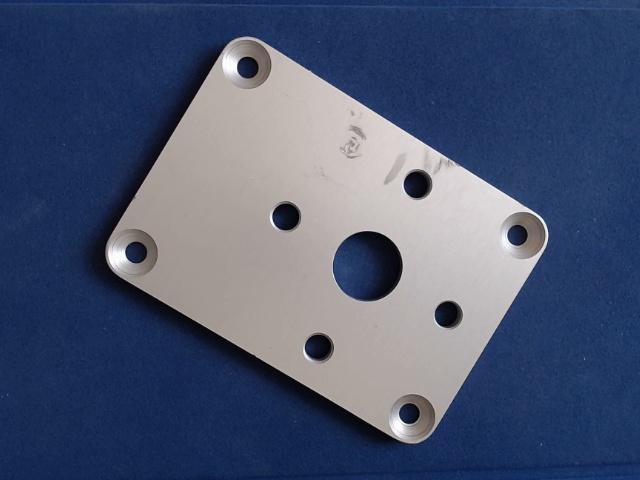
#> input picture opencv/one_pic/image_10.jpg, 640 x 480 px
$ python convexity_defects.py   (older library calls are emulated)
#> lines starting #> are read from the running program, lines starting #| are printed output that depends on the picture; after the words box and inside, x2 and y2 are one past the last pixel; in counts of white or black regions, pixels touching at a corner belong together
import cv2 as cv
import numpy as np

img = cv.imread("one_pic/image_10.jpg")
#> img is the input picture: shape (480, 640, 3); mean B, G, R 112.5, 86, 74.4
img_gray = cv.cvtColor(img, cv.COLOR_BGR2GRAY)
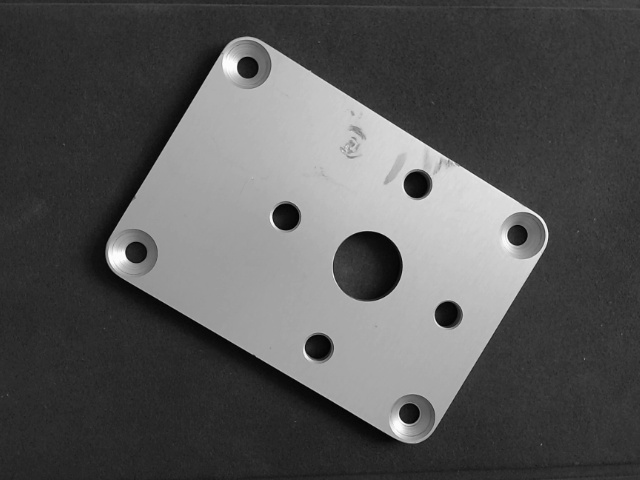
#> img_gray: shape (480, 640); min 1, max 255, mean 85.6
ret, thresh = cv.threshold(img_gray, 127, 255, 0)
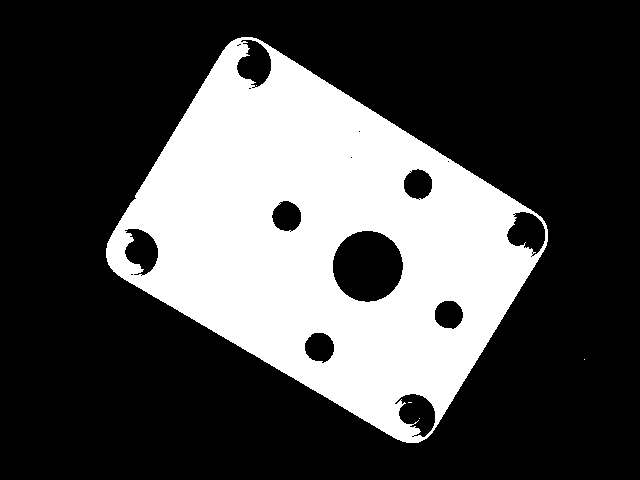
#> thresh: shape (480, 640); 29.6% white; 5 white regions (4 under 20 px), largest, box (x1, y1, x2, y2) and area: (106, 37, 548, 443) 90779
contours, hierarchy, _ = cv.findContours(thresh, 2, 1)
cnt = contours[0]
#> cnt = 640 values from 0 to 0
#> (the run stopped early here; a loop or call above may not have finished)

$ run again, with opencv/one_pic/image_11.jpg copied over opencv/one_pic/image_10.jpg
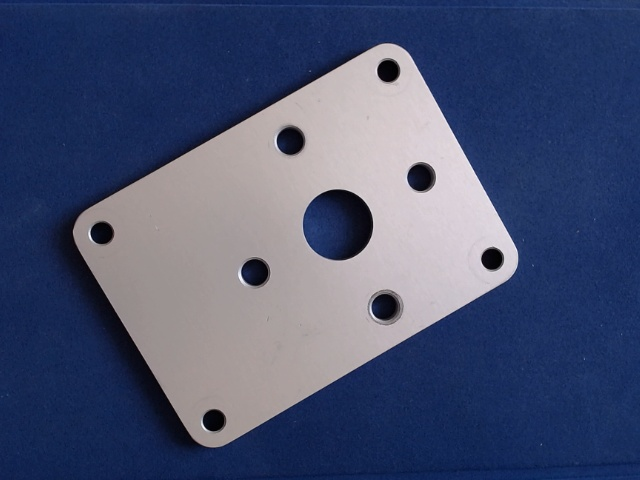
#> input picture opencv/one_pic/image_11.jpg, 640 x 480 px
#> img is the input picture: shape (480, 640, 3); mean B, G, R 112.4, 81.9, 72.4
#> `img_gray = cv.cvtColor(img, cv.COLOR_BGR2GRAY)`:
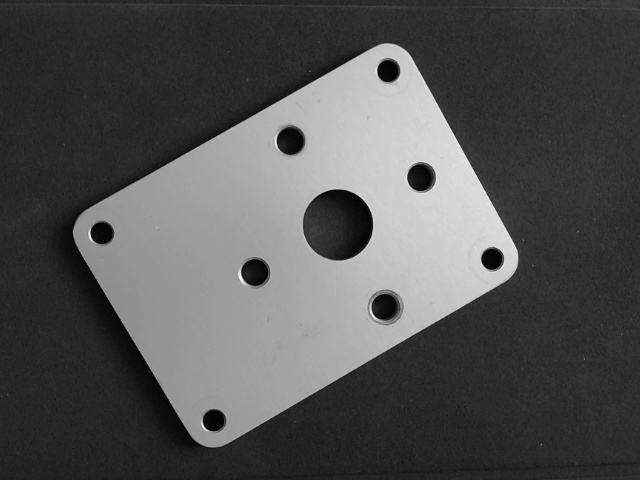
#> img_gray: shape (480, 640); min 0, max 254, mean 82.5
#> `ret, thresh = cv.threshold(img_gray, 127, 255, 0)`:
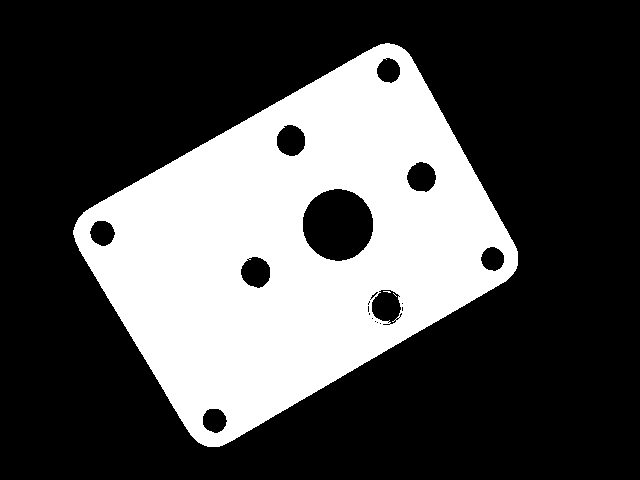
#> thresh: shape (480, 640); 30.5% white; 3 white regions (2 under 20 px), largest, box (x1, y1, x2, y2) and area: (73, 43, 518, 447) 93730
#> cnt = 640 values from 0 to 0
